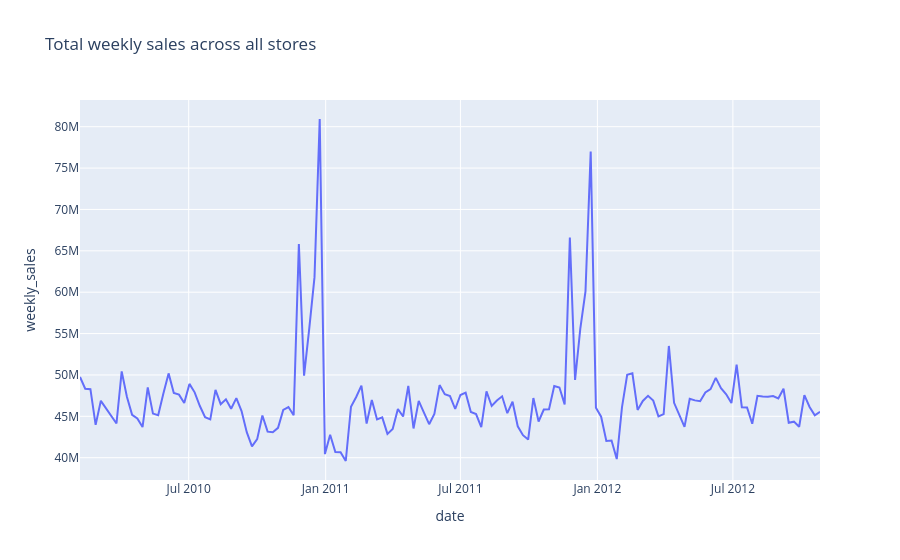

Here is the notebook cell this chart was saved with:
### Markdown cell above
## 2. Quick EDA

Total weekly sales over time, store size variation, and the holiday effect.

### Code cell
plot_df = raw.copy()
plot_df["date"] = pd.to_datetime(plot_df["date"], dayfirst=True)

totals = plot_df.groupby("date", as_index=False)["weekly_sales"].sum()
fig = px.line(totals, x="date", y="weekly_sales",
              title="Total weekly sales across all stores")
fig.show()

### Figure 1 — Plotly figure (JSON) as saved in the notebook; plotly's stock layout.template omitted (floating-point values rounded to 4 significant figures; data arrays with more than 128 entries replaced by an {"elided": "..."} marker saying what was removed)
{"data": [{"hovertemplate": "date=%{x}<br>weekly_sales=%{y}<extra></extra>", "legendgroup": "", "line": {"color": "#636efa", "dash": "solid"}, "marker": {"symbol": "circle"}, "mode": "lines", "name": "", "orientation": "v", "showlegend": false, "type": "scatter", "x": {"elided": "143 str values"}, "xaxis": "x", "y": {"elided": "143 float values"}, "yaxis": "y"}], "layout": {"legend": {"tracegroupgap": 0}, "title": {"text": "Total weekly sales across all stores"}, "xaxis": {"anchor": "y", "domain": [0, 1], "title": {"text": "date"}}, "yaxis": {"anchor": "x", "domain": [0, 1], "title": {"text": "weekly_sales"}}}}
